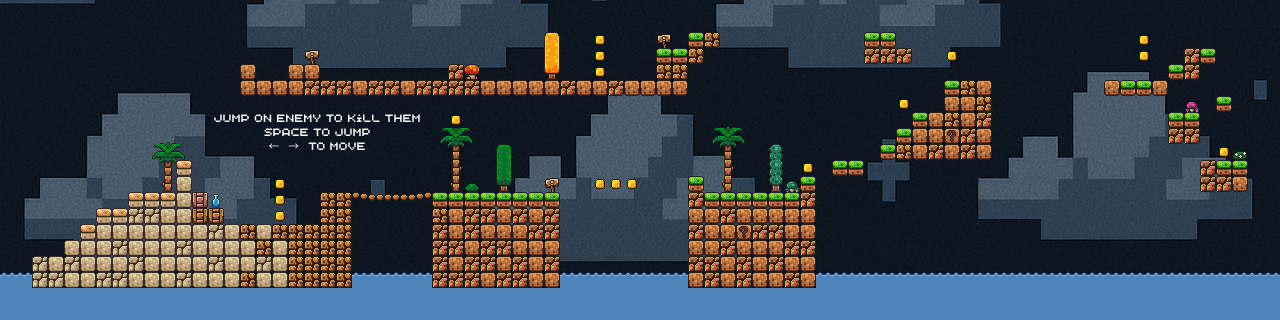

A 2D game scene composited from a Tiled map and its tileset images. What follows is a short description and the map's XML, with each tile layer's data collapsed to a summary:
An orthogonal 80x20 tile map with 16x16 px tiles, 1 tile layer (terrain), 1 image layer and 13 objects.

<map version="1.10" tiledversion="1.11.2" orientation="orthogonal" renderorder="right-down" width="80" height="20" tilewidth="16" tileheight="16" infinite="0" nextlayerid="4" nextobjectid="22">
 <tileset firstgid="1" source="level1.tsx" />
 <imagelayer id="3" name="background" offsetx="-0.5" offsety="-615">
  <image source="../bg.png" width="1536" height="1024" />
 </imagelayer>
 <layer id="1" name="terrain" width="80" height="20">
  <data>[1600 cells, 543 non-empty, 39 distinct tile ids]</data>
 </layer>
 <objectgroup id="2" name="objects">
  <object id="1" gid="241" x="231.5" y="222" width="16" height="16">
   <properties>
    <property name="enemy" value="true" />
    <property name="enemy_type" value="1" />
   </properties>
  </object>
  <object id="2" gid="241" x="406.5" y="190" width="16" height="16">
   <properties>
    <property name="enemy" value="true" />
    <property name="enemy_type" value="2" />
   </properties>
  </object>
  <object id="4" gid="241" x="263.5" y="77" width="16" height="16">
   <properties>
    <property name="fruit" value="true" />
   </properties>
  </object>
  <object id="6" gid="241" x="562" y="207.5" width="16" height="16">
   <properties>
    <property name="mobile" value="true" />
    <property name="offset" value="80" />
    <property name="right_direction" value="true" />
   </properties>
  </object>
  <object id="8" gid="241" x="993.5" y="98" width="16" height="16">
   <properties>
    <property name="mobile" value="true" />
    <property name="offset" value="60" />
    <property name="right_direction" value="true" />
   </properties>
  </object>
  <object id="9" gid="241" x="927.5" y="108.5" width="16" height="16">
   <properties>
    <property name="enemy" value="true" />
    <property name="enemy_type" value="2" />
   </properties>
  </object>
  <object id="10" gid="241" x="909.5" y="109" width="16" height="16">
   <properties>
    <property name="enemy" value="true" />
    <property name="enemy_type" value="1" />
   </properties>
  </object>
  <object id="11" gid="241" x="721" y="50" width="16" height="16">
   <properties>
    <property name="mobile" value="true" />
    <property name="offset" value="80" />
    <property name="right_direction" value="true" />
   </properties>
  </object>
  <object id="12" gid="241" x="416" y="78.5" width="16" height="16">
   <properties>
    <property name="enemy" value="true" />
    <property name="enemy_type" value="2" />
   </properties>
  </object>
  <object id="13" gid="241" x="576.5" y="78.5" width="16" height="16">
   <properties>
    <property name="enemy" value="true" />
    <property name="enemy_type" value="1" />
   </properties>
  </object>
  <object id="14" gid="241" x="506" y="77" width="16" height="16">
   <properties>
    <property name="enemy" value="true" />
    <property name="enemy_type" value="1" />
   </properties>
  </object>
  <object id="20" gid="241" x="352.5" y="77" width="16" height="16">
   <properties>
    <property name="enemy" value="true" />
    <property name="enemy_type" value="3" />
   </properties>
  </object>
  <object id="21" gid="241" x="612" y="78" width="16" height="16">
   <properties>
    <property name="enemy" value="true" />
    <property name="enemy_type" value="3" />
   </properties>
  </object>
 </objectgroup>
</map>